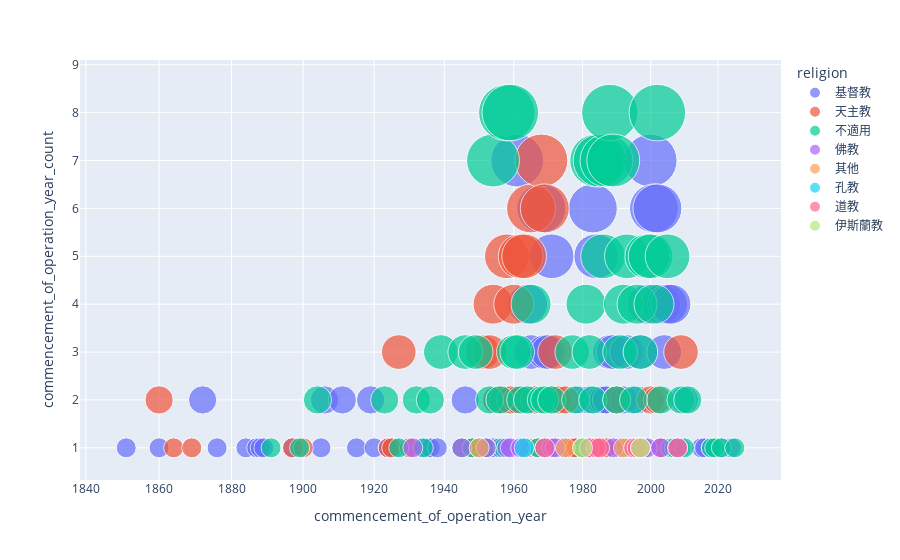

Here is the notebook cell this chart was saved with:
### Code cell
district_and_religion = schools_datasets.groupby(['commencement_of_operation_year', 'religion']).size().reset_index(name='commencement_of_operation_year_count')
fig = px.scatter(district_and_religion, x="commencement_of_operation_year", y="commencement_of_operation_year_count", size="commencement_of_operation_year_count", color="religion",
           hover_name="religion", log_x=True, size_max=40)
fig.show()

### Figure 1 — Plotly figure (JSON) as saved in the notebook; plotly's stock layout.template omitted (floating-point values rounded to 4 significant figures)
{"data": [{"hovertemplate": "<b>%{hovertext}</b><br><br>religion=基督教<br>commencement_of_operation_year=%{x}<br>commencement_of_operation_year_count=%{marker.size}<extra></extra>", "hovertext": ["基督教", "基督教", "基督教", "基督教", "基督教", "基督教", "基督教", "基督教", "基督教", "基督教", "基督教", "基督教", "基督教", "基督教", "基督教", "基督教", "基督教", "基督教", "基督教", "基督教", "基督教", "基督教", "基督教", "基督教", "基督教", "基督教", "基督教", "基督教", "基督教", "基督教", "基督教", "基督教", "基督教", "基督教", "基督教", "基督教", "基督教", "基督教", "基督教", "基督教", "基督教", "基督教", "基督教", "基督教", "基督教", "基督教", "基督教", "基督教", "基督教", "基督教", "基督教", "基督教", "基督教", "基督教", "基督教", "基督教", "基督教", "基督教", "基督教", "基督教", "基督教", "基督教", "基督教", "基督教", "基督教", "基督教", "基督教", "基督教", "基督教", "基督教", "基督教", "基督教", "基督教", "基督教", "基督教", "基督教", "基督教", "基督教", "基督教", "基督教"], "legendgroup": "基督教", "marker": {"color": "#636efa", "size": [1, 1, 2, 1, 1, 1, 1, 1, 1, 1, 2, 2, 1, 2, 1, 1, 1, 1, 1, 1, 1, 1, 2, 1, 1, 1, 1, 2, 1, 2, 2, 2, 2, 7, 2, 2, 4, 3, 6, 3, 3, 5, 1, 1, 1, 1, 1, 2, 2, 6, 5, 2, 2, 2, 3, 3, 2, 1, 2, 3, 1, 2, 3, 1, 4, 7, 6, 6, 4, 3, 4, 4, 1, 1, 2, 1, 1, 1, 1, 1], "sizemode": "area", "sizeref": 0.005, "symbol": "circle"}, "mode": "markers", "name": "基督教", "orientation": "v", "showlegend": true, "type": "scatter", "x": [1851, 1860, 1872, 1876, 1884, 1887, 1888, 1889, 1897, 1905, 1906, 1911, 1915, 1919, 1920, 1924, 1925, 1926, 1934, 1935, 1936, 1938, 1946, 1948, 1951, 1952, 1954, 1955, 1956, 1957, 1958, 1959, 1960, 1961, 1962, 1963, 1964, 1965, 1968, 1969, 1970, 1971, 1972, 1974, 1975, 1976, 1978, 1979, 1982, 1983, 1984, 1985, 1986, 1987, 1988, 1989, 1990, 1991, 1992, 1993, 1995, 1996, 1997, 1998, 1999, 2000, 2001, 2002, 2003, 2004, 2005, 2006, 2008, 2009, 2010, 2015, 2016, 2018, 2021, 2024], "xaxis": "x", "y": [1, 1, 2, 1, 1, 1, 1, 1, 1, 1, 2, 2, 1, 2, 1, 1, 1, 1, 1, 1, 1, 1, 2, 1, 1, 1, 1, 2, 1, 2, 2, 2, 2, 7, 2, 2, 4, 3, 6, 3, 3, 5, 1, 1, 1, 1, 1, 2, 2, 6, 5, 2, 2, 2, 3, 3, 2, 1, 2, 3, 1, 2, 3, 1, 4, 7, 6, 6, 4, 3, 4, 4, 1, 1, 2, 1, 1, 1, 1, 1], "yaxis": "y"}, {"hovertemplate": "<b>%{hovertext}</b><br><br>religion=天主教<br>commencement_of_operation_year=%{x}<br>commencement_of_operation_year_count=%{marker.size}<extra></extra>", "hovertext": ["天主教", "天主教", "天主教", "天主教", "天主教", "天主教", "天主教", "天主教", "天主教", "天主教", "天主教", "天主教", "天主教", "天主教", "天主教", "天主教", "天主教", "天主教", "天主教", "天主教", "天主教", "天主教", "天主教", "天主教", "天主教", "天主教", "天主教", "天主教", "天主教", "天主教", "天主教", "天主教", "天主教", "天主教", "天主教", "天主教", "天主教", "天主教", "天主教", "天主教", "天主教", "天主教", "天主教", "天主教", "天主教", "天主教", "天主教", "天主教", "天主教", "天主教", "天主教"], "legendgroup": "天主教", "marker": {"color": "#EF553B", "size": [2, 1, 1, 1, 1, 1, 1, 3, 1, 1, 1, 3, 1, 3, 4, 2, 2, 5, 2, 4, 2, 5, 5, 1, 6, 2, 1, 7, 6, 1, 2, 3, 2, 2, 1, 1, 1, 1, 1, 1, 1, 2, 1, 1, 1, 1, 2, 2, 1, 1, 3], "sizemode": "area", "sizeref": 0.005, "symbol": "circle"}, "mode": "markers", "name": "天主教", "orientation": "v", "showlegend": true, "type": "scatter", "x": [1860, 1864, 1869, 1897, 1900, 1924, 1925, 1927, 1930, 1945, 1948, 1951, 1952, 1953, 1954, 1955, 1957, 1958, 1959, 1960, 1961, 1962, 1963, 1964, 1965, 1966, 1967, 1968, 1969, 1970, 1971, 1972, 1973, 1975, 1977, 1978, 1980, 1982, 1983, 1984, 1987, 1990, 1993, 1995, 1996, 1997, 2000, 2002, 2003, 2007, 2009], "xaxis": "x", "y": [2, 1, 1, 1, 1, 1, 1, 3, 1, 1, 1, 3, 1, 3, 4, 2, 2, 5, 2, 4, 2, 5, 5, 1, 6, 2, 1, 7, 6, 1, 2, 3, 2, 2, 1, 1, 1, 1, 1, 1, 1, 2, 1, 1, 1, 1, 2, 2, 1, 1, 3], "yaxis": "y"}, {"hovertemplate": "<b>%{hovertext}</b><br><br>religion=不適用<br>commencement_of_operation_year=%{x}<br>commencement_of_operation_year_count=%{marker.size}<extra></extra>", "hovertext": ["不適用", "不適用", "不適用", "不適用", "不適用", "不適用", "不適用", "不適用", "不適用", "不適用", "不適用", "不適用", "不適用", "不適用", "不適用", "不適用", "不適用", "不適用", "不適用", "不適用", "不適用", "不適用", "不適用", "不適用", "不適用", "不適用", "不適用", "不適用", "不適用", "不適用", "不適用", "不適用", "不適用", "不適用", "不適用", "不適用", "不適用", "不適用", "不適用", "不適用", "不適用", "不適用", "不適用", "不適用", "不適用", "不適用", "不適用", "不適用", "不適用", "不適用", "不適用", "不適用", "不適用", "不適用", "不適用", "不適用", "不適用", "不適用", "不適用", "不適用", "不適用", "不適用", "不適用", "不適用", "不適用", "不適用", "不適用", "不適用"], "legendgroup": "不適用", "marker": {"color": "#00cc96", "size": [1, 1, 2, 2, 1, 2, 1, 2, 3, 1, 3, 1, 3, 1, 1, 2, 7, 2, 1, 8, 8, 3, 3, 2, 1, 2, 4, 1, 2, 2, 1, 2, 3, 2, 1, 4, 3, 2, 7, 7, 5, 7, 8, 7, 2, 3, 4, 5, 1, 2, 4, 3, 1, 5, 5, 4, 8, 2, 5, 1, 1, 2, 1, 2, 1, 1, 1, 1], "sizemode": "area", "sizeref": 0.005, "symbol": "circle"}, "mode": "markers", "name": "不適用", "orientation": "v", "showlegend": true, "type": "scatter", "x": [1891, 1899, 1904, 1923, 1927, 1932, 1934, 1936, 1939, 1945, 1946, 1948, 1949, 1950, 1952, 1953, 1954, 1956, 1957, 1958, 1959, 1960, 1961, 1962, 1963, 1964, 1965, 1967, 1968, 1969, 1970, 1971, 1977, 1978, 1980, 1981, 1982, 1983, 1984, 1985, 1986, 1987, 1988, 1989, 1990, 1991, 1992, 1993, 1994, 1995, 1996, 1997, 1998, 1999, 2000, 2001, 2002, 2003, 2005, 2006, 2007, 2009, 2010, 2011, 2018, 2019, 2021, 2025], "xaxis": "x", "y": [1, 1, 2, 2, 1, 2, 1, 2, 3, 1, 3, 1, 3, 1, 1, 2, 7, 2, 1, 8, 8, 3, 3, 2, 1, 2, 4, 1, 2, 2, 1, 2, 3, 2, 1, 4, 3, 2, 7, 7, 5, 7, 8, 7, 2, 3, 4, 5, 1, 2, 4, 3, 1, 5, 5, 4, 8, 2, 5, 1, 1, 2, 1, 2, 1, 1, 1, 1], "yaxis": "y"}, {"hovertemplate": "<b>%{hovertext}</b><br><br>religion=佛教<br>commencement_of_operation_year=%{x}<br>commencement_of_operation_year_count=%{marker.size}<extra></extra>", "hovertext": ["佛教", "佛教", "佛教", "佛教", "佛教", "佛教", "佛教", "佛教", "佛教", "佛教", "佛教", "佛教", "佛教", "佛教", "佛教"], "legendgroup": "佛教", "marker": {"color": "#ab63fa", "size": [1, 1, 1, 1, 1, 1, 1, 1, 1, 1, 1, 1, 1, 1, 1], "sizemode": "area", "sizeref": 0.005, "symbol": "circle"}, "mode": "markers", "name": "佛教", "orientation": "v", "showlegend": true, "type": "scatter", "x": [1931, 1945, 1952, 1958, 1959, 1962, 1969, 1971, 1972, 1982, 1989, 1995, 1999, 2003, 2008], "xaxis": "x", "y": [1, 1, 1, 1, 1, 1, 1, 1, 1, 1, 1, 1, 1, 1, 1], "yaxis": "y"}, {"hovertemplate": "<b>%{hovertext}</b><br><br>religion=其他<br>commencement_of_operation_year=%{x}<br>commencement_of_operation_year_count=%{marker.size}<extra></extra>", "hovertext": ["其他", "其他", "其他", "其他", "其他"], "legendgroup": "其他", "marker": {"color": "#FFA15A", "size": [1, 1, 1, 1, 1], "sizemode": "area", "sizeref": 0.005, "symbol": "circle"}, "mode": "markers", "name": "其他", "orientation": "v", "showlegend": true, "type": "scatter", "x": [1950, 1975, 1992, 1996, 1997], "xaxis": "x", "y": [1, 1, 1, 1, 1], "yaxis": "y"}, {"hovertemplate": "<b>%{hovertext}</b><br><br>religion=孔教<br>commencement_of_operation_year=%{x}<br>commencement_of_operation_year_count=%{marker.size}<extra></extra>", "hovertext": ["孔教"], "legendgroup": "孔教", "marker": {"color": "#19d3f3", "size": [1], "sizemode": "area", "sizeref": 0.005, "symbol": "circle"}, "mode": "markers", "name": "孔教", "orientation": "v", "showlegend": true, "type": "scatter", "x": [1963], "xaxis": "x", "y": [1], "yaxis": "y"}, {"hovertemplate": "<b>%{hovertext}</b><br><br>religion=道教<br>commencement_of_operation_year=%{x}<br>commencement_of_operation_year_count=%{marker.size}<extra></extra>", "hovertext": ["道教", "道教", "道教", "道教", "道教", "道教", "道教", "道教"], "legendgroup": "道教", "marker": {"color": "#FF6692", "size": [1, 1, 1, 1, 1, 1, 1, 1], "sizemode": "area", "sizeref": 0.005, "symbol": "circle"}, "mode": "markers", "name": "道教", "orientation": "v", "showlegend": true, "type": "scatter", "x": [1969, 1982, 1984, 1985, 1995, 1996, 1997, 2008], "xaxis": "x", "y": [1, 1, 1, 1, 1, 1, 1, 1], "yaxis": "y"}, {"hovertemplate": "<b>%{hovertext}</b><br><br>religion=伊斯蘭教<br>commencement_of_operation_year=%{x}<br>commencement_of_operation_year_count=%{marker.size}<extra></extra>", "hovertext": ["伊斯蘭教", "伊斯蘭教"], "legendgroup": "伊斯蘭教", "marker": {"color": "#B6E880", "size": [1, 1], "sizemode": "area", "sizeref": 0.005, "symbol": "circle"}, "mode": "markers", "name": "伊斯蘭教", "orientation": "v", "showlegend": true, "type": "scatter", "x": [1980, 1997], "xaxis": "x", "y": [1, 1], "yaxis": "y"}], "layout": {"legend": {"itemsizing": "constant", "title": {"text": "religion"}, "tracegroupgap": 0}, "margin": {"t": 60}, "xaxis": {"anchor": "y", "domain": [0, 1], "title": {"text": "commencement_of_operation_year"}, "type": "log"}, "yaxis": {"anchor": "x", "domain": [0, 1], "title": {"text": "commencement_of_operation_year_count"}}}}
